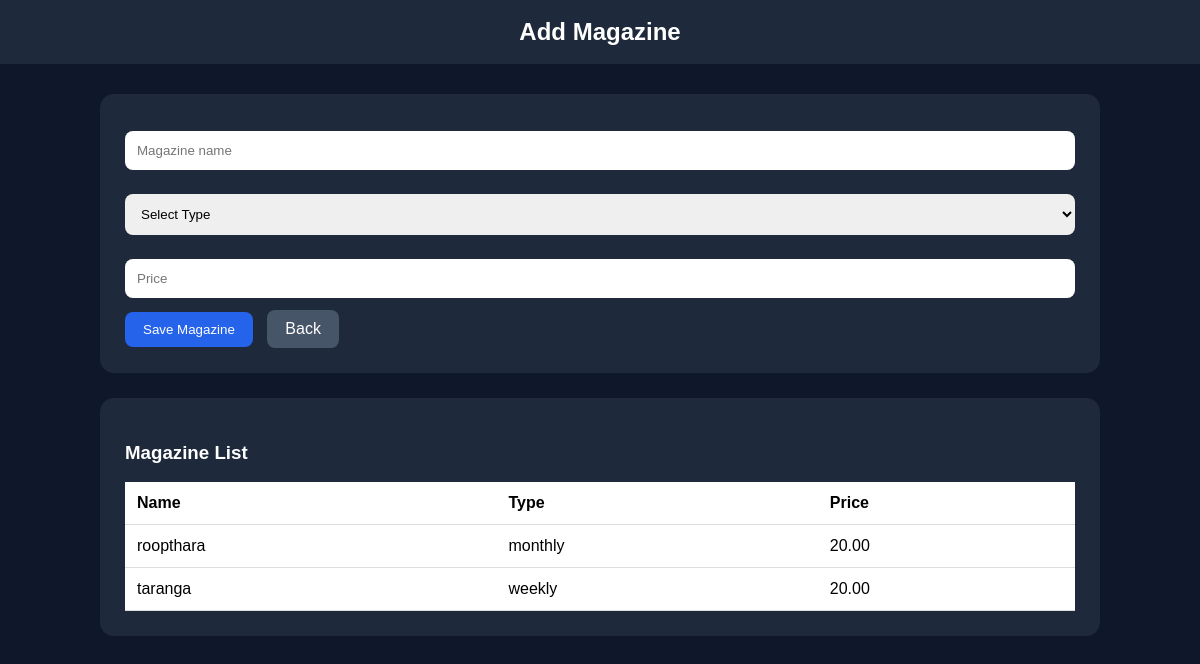
The app's page /add-magazine/ (signed in), older data.
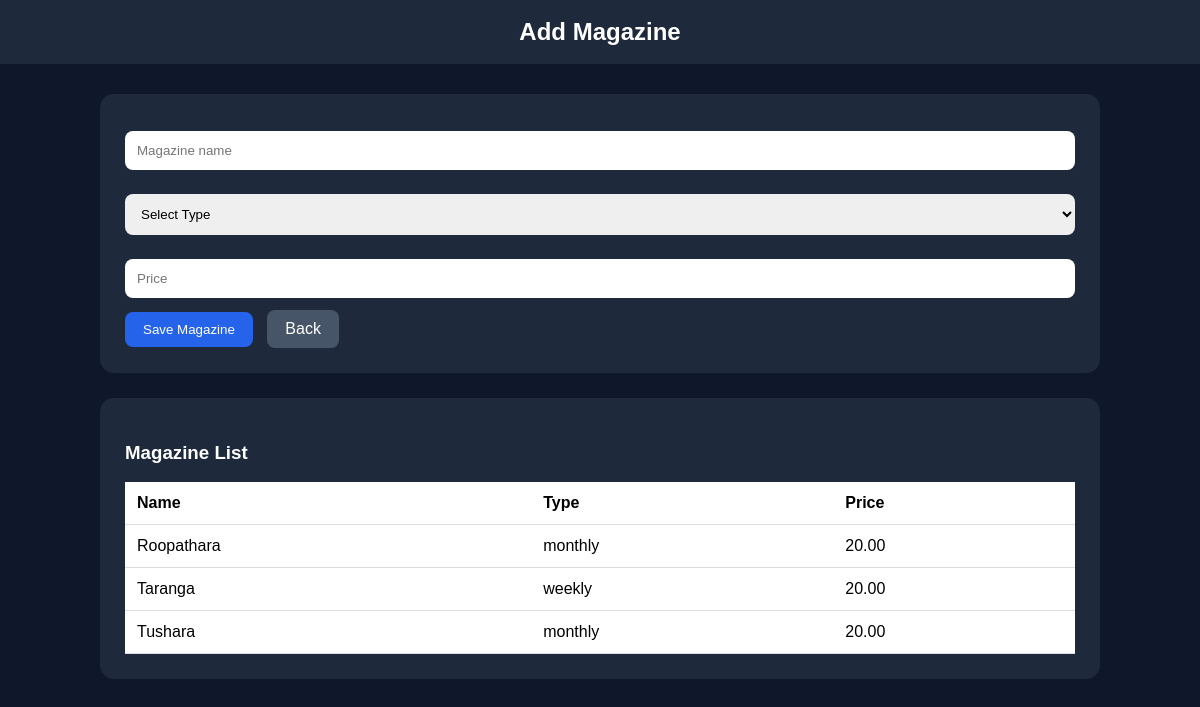
The same page, newer data.
### core/models.py (models this page shows, shortened)
class Magazine(models.Model):
    WEEKLY = "weekly"
    MONTHLY = "monthly"
    TYPE_CHOICES = [
        (WEEKLY, "Weekly"),
        (MONTHLY, "Monthly"),
    ]
    name = models.CharField(max_length=100, unique=True)
    magazine_type = models.CharField(max_length=20, choices=TYPE_CHOICES)
    price = models.DecimalField(max_digits=10, decimal_places=2, default=0)
    is_active = models.BooleanField(default=True)

### core/views.py (the view, shortened to what this page needs)
# urls.py: path('add-magazine/', views.add_magazine, name='add_magazine'),
def add_magazine(request):
    if not request.session.get("is_admin_logged_in"):
        return redirect("admin_login")
    magazines = Magazine.objects.all().order_by("name")
    return render(request, "core/add_magazine.html", {"magazines": magazines})

### core/templates/core/add_magazine.html (shortened to what this page needs)
<!DOCTYPE html>
<html>
<head>
</head>
<body>
    <div class="header">Add Magazine</div>
    <div class="container">
        <div class="box">
            <form method="POST">
                <input type="text" name="name" placeholder="Magazine name" required>
                <select name="magazine_type" required>
                    <option value="">Select Type</option>
                </select>
                <input type="number" step="0.01" name="price" placeholder="Price" required>
                <button type="submit">Save Magazine</button>
                <a href="{% url 'admin_dashboard' %}" class="back-btn">Back</a>
            </form>
        </div>
        <div class="box">
            <h3>Magazine List</h3>
            <table>
                <tr>
                    <th>Name</th>
                    <th>Type</th>
                    <th>Price</th>
                </tr>
                {% for magazine in magazines %}
                <tr>
                    <td>{{ magazine.name }}</td>
                    <td>{{ magazine.magazine_type }}</td>
                    <td>{{ magazine.price }}</td>
                </tr>
                {% empty %}
                <tr>
                    <td colspan="3">No magazines added yet.</td>
                </tr>
                {% endfor %}
            </table>
        </div>
    </div>
</body>
</html>

Row changes from the older to the newer data that the page shows:
removed Magazine: name "roopthara", magazine_type "monthly", price "20.00"
removed Magazine: name "taranga", magazine_type "weekly", price "20.00"
added Magazine: name "Roopathara", magazine_type "monthly", price "20.00"
added Magazine: name "Taranga", magazine_type "weekly", price "20.00"
added Magazine: name "Tushara", magazine_type "monthly", price "20.00"
